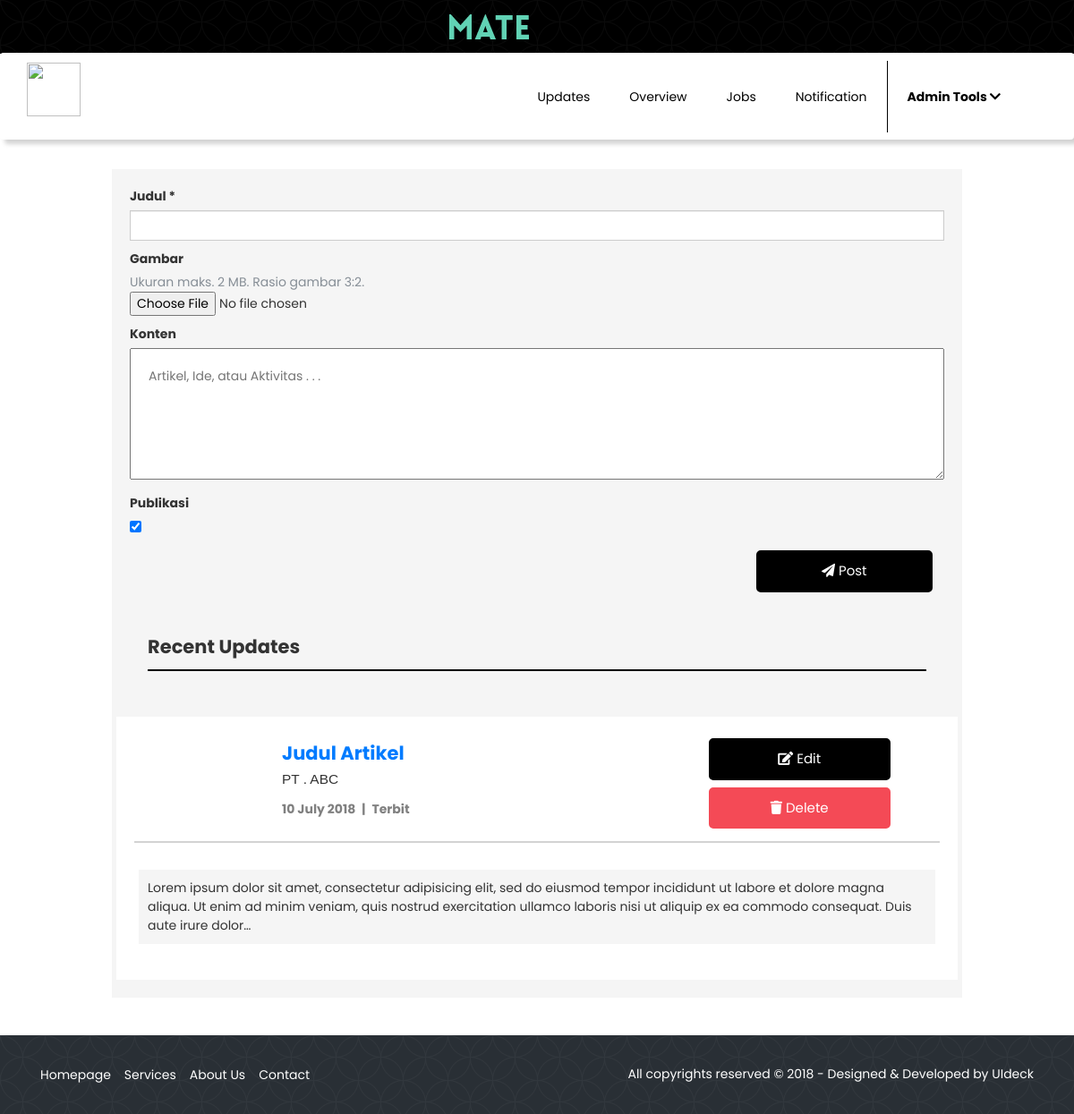
/CompanyMember/updates_page, run on the app's committed database.
### tables this page shows
CREATE TABLE `company_update` (
  `id_company_update` int(11) NOT NULL,
  `id_company` int(11) NOT NULL,
  `title` varchar(200) NOT NULL,
  `content` text,
  `image` varchar(100) DEFAULT NULL,
  `status` tinyint(1) NOT NULL DEFAULT '1' COMMENT '0: draft, 1: publish',
  `created_at` timestamp NOT NULL DEFAULT CURRENT_TIMESTAMP ON UPDATE CURRENT_TIMESTAMP
);

### application/controllers/CompanyMember.php (called while the page is built, shortened)
<?php
class CompanyMember extends CI_Controller
{
	public function __construct()
	{
		$this->load->helper('url');
		$this->load->helper('form');
		$this->load->library('form_validation');
		$this->load->library('session');
		$this->load->model('company_member_models/CompanyUpdatesModel');
		$this->load->model('company_member_models/CompanyJobVacancyModel');
	}
	public function updates_page()
	{
		$id_company = 1;
		$data['company_updates'] = $this->CompanyUpdatesModel->get_all($id_company);
		$data['company_name'] = "PT . ABC";
		$this->load->view('skin/front_end/header_company_page_topbar');
		$this->load->view('skin/front_end/navbar_company_page');
		$this->load->view('content_front_end/company_updates_page', $data);
		$this->load->view('skin/front_end/footer_company_page');
	}
}

### index.php (called while the page is built, shortened)
<?php
require_once BASEPATH.'core/CodeIgniter.php';

### application/models/company_member_models/CompanyUpdatesModel.php (called while the page is built, shortened)
<?php
	class CompanyUpdatesModel extends CI_Model
	{
		public function get_all($id_company)
		{
			$this->db->select('*');
			$this->db->from('company_update');
			$this->db->where('id_company', $id_company);
			$this->db->order_by('created_at', 'DESC');
			return $this->db->get()->result();
		}
	}

### application/helpers/custom_helper.php (called while the page is built, shortened)
<?php
function displayDate($date)
{
    if ($date != null && $date != '' && $date != '0000-00-00') {
        return date('d F Y', strtotime($date));
    }
    else{
        return "-";
    }
}
function displayCompanyUpdateStatus($status)
{
    if ($status == 0) {
        return "Konsep";
    }
    else{
        return "Terbit";
    }
}

### application/views/content_front_end/company_updates_page.php (the view, shortened to what this page needs)
<div class="container">
	<div class="row">
		<div class="col-lg-1"></div>
		<div class="col-lg-10" style="background: whitesmoke; padding: 20px; width: 100%;">
			<div class="row">
				<div class="col-md-12 add-company-updates">
					<form role="form" enctype="multipart/form-data" action="<?php echo site_url('company/updates/store');?>" method="POST" enctype="multipart/form-data">
						<div class="row">
							<div class="col-md-12">
								<div class="form-group">
									<label>Judul *</label>
									<input type="text" name="title" class="form-control" value="<?php echo set_value('title'); ?>" required>
								</div>
								<div class="form-group image-updates">
									<label>Gambar</label>
									<div class="text-muted">Ukuran maks. 2 MB. Rasio gambar 3:2.</div>
									<input type="file" name="image" accept="image/*" id="image-browse">
								</div>
								<div class="form-group">
									<label>Konten</label>
									<div class='box-body pad'>
										<textarea style="padding: 20px; width: 100%;" placeholder="Artikel, Ide, atau Aktivitas . . ." required name="content" rows="5"><?php
				                        ?></textarea>
				                        <br>
									</div>
				                </div>
								<div class="form-group">
									<label>Publikasi</label>
									<br>
									<input type="checkbox" name="status" value="1" <?php echo set_value('status')==1 ? "checked" : ""; echo empty(set_value('status')) ? "checked" : "" ?> >
								</div>
							</div>
						</div>
						<div class="row">
							<div class="col-md-12">
								<div class="col-md-3" style="float: right;">
									<button type="submit" class="button button1"><i class="fa fa-paper-plane"></i> Post</button>
								</div>
							</div>
						</div>
					</form>
				</div>
			</div>
			<br>
			<div class="row" style="background: whitesmoke; padding: 20px;">
				<div class="col-md-12">
					<strong style="font-size: 1.5em;">Recent Updates</strong>
					<hr style="border: solid 1px black;">
				</div>
			</div>
			<br>
			<div class="row company-updates">
				<?php
					if($company_updates != null) {
						foreach ($company_updates as $company_update):
				?>
				<div class="col-md-12 item">
					<div class="row">
						<div class="col-md-2 image-wrapper">
							<figure class="image-bg img-fulid" style="background-image: url('<?php echo base_url('asset/img/upload_img_company_updates/') . $company_update->image;?>');"></figure>
						</div>
						<div class="col-md-6 item-attribute">
							<strong class="company-update-title">
								<a href="<?php echo site_url('company/updates/detail/') . $company_update->id_company_update;?>">
									<?php echo $company_update->title; ?>
								</a>
							</strong>
							<p class="company-name">
								<?php echo $company_name; ?>
							</p>
							<strong class="text-gray">
								<?php
									echo displayDate($company_update->created_at);
									echo '<span class="space">|</span>'. displayCompanyUpdateStatus($company_update->status);
								?>
							</strong>
						</div>
						<div class="col-md-3" >
							<a href="<?php echo site_url('company/updates/edit/') . $company_update->id_company_update;?>" class="button button1">
								<i class="fa fa-edit"></i> Edit
							</a>
							<a href="#!" class="button button3" data-toggle="modal" data-target=".modal-delete" data-id="<?php echo $company_update->id_company_update;?>">
								<i class="fa fa-trash"></i> Delete
							</a>
						</div>
					</div>
					<hr class="lightgray-line">
					<div class="row" style="padding: 20px;">
						<div class="col-md-12 company-update-content">
							<?php echo character_limiter($company_update->content, 250); ?>
						</div>
					</div>
				</div>
				<?php
						endforeach;
					}
				?>
			</div>
		</div>
		<div class="col-lg-1"></div>
	</div>
	<br><br>
</div>

### application/views/skin/front_end/header_company_page_topbar.php (shortened to what this page needs)
<!DOCTYPE html>
<html lang="en">
  <head>
    <link href="<?php echo base_url('asset/bootstrap/css/bootstrap.min.css'); ?>" rel="stylesheet" type="text/css" />
    <link rel="stylesheet" type="text/css" href="<?php echo base_url('asset/Template Company Profile/css/bootstrap.min.css')?>">
    <link rel="stylesheet" href="https://use.fontawesome.com/releases/v5.1.0/css/all.css">
    <link rel="stylesheet" type="text/css" href="<?php echo base_url('asset/Template Company Profile/css/line-icons.css')?>">
    <link rel="stylesheet" type="text/css" href="<?php echo base_url('asset/Template Company Profile/css/owl.carousel.css?v='.rand().'')?>">
    <link rel="stylesheet" type="text/css" href="<?php echo base_url('asset/Template Company Profile/css/owl.theme.css?v='.rand().'')?>">
    <link rel="stylesheet" type="text/css" href="<?php echo base_url('asset/Template Company Profile/css/nivo-lightbox.css')?>">
    <link rel="stylesheet" type="text/css" href="<?php echo base_url('asset/Template Company Profile/css/magnific-popup.css')?>">
    <link rel="stylesheet" type="text/css" href="<?php echo base_url('asset/Template Company Profile/css/slicknav.css')?>">
    <link rel="stylesheet" type="text/css" href="<?php echo base_url('asset/Template Company Profile/css/animate.css')?>">
    <link rel="stylesheet" type="text/css" href="<?php echo base_url('asset/Template Company Profile/css/main.css?v='.rand().'')?>">
    <link rel="stylesheet" type="text/css" href="<?php echo base_url('asset/Template Company Profile/css/responsive.css')?>">
    <link rel="stylesheet" type="text/css" href="<?php echo base_url('asset/Template Company Profile/css/full-slider.css?v='.rand().'')?>">
    <link rel="stylesheet" type="text/css" href="<?php echo base_url('asset/css/datepicker/datepicker3.css'); ?>"/>
    <link href="<?php echo base_url('asset/css/company-member.css'); ?>" rel="stylesheet" type="text/css" />
  </head>
  <body background='light-gray'>
    <header id="hero-area" data-stellar-background-ratio="0.5">
      <div class="fixed-top" style="background: black; background-image: url(<?php echo base_url('asset/img/footer-bg-2.png')?>)">
        <div class="container">
          <div class="row">
            <div class="col-lg-12" style="text-align: center;">
              <a href="index.html"><img class="img-fulid" src="<?php echo base_url('asset/img/logo.png')?>" alt=""></a>
            </div>
          </div>
        </div>
      </div>
      <br><br>
    </header>

### application/views/skin/front_end/navbar_company_page.php (shortened to what this page needs)
<header style="z-index: 9999;" id="hero-area" data-stellar-background-ratio="0.5">
  <nav class="navbar navbar-expand-lg scrolling-navbar indigo" style="position: fixed; background: white; box-shadow: 5px 5px 5px lightgrey; width:100%; margin-top: 17px;">
    <div class="container">
      <div class="navbar-header" style="height: 85px;">
        <a href="index.html" class="navbar-brand">
          <img style="width: 60px; height: 60px; margin-top: 5px;" class="img-fulid" src="<?php echo base_url('asset/img/upload_img_slider/empty.png')?>" alt="">
        </a>
      </div>
      <div class="collapse navbar-collapse" id="main-navbar">
        <ul class="navbar-nav mr-auto w-100 justify-content-end">
          <li class="nav-item">
            <a class="nav-link page-scroll" href="<?php echo site_url('CompanyMember/updates_page'); ?>">Updates</a>
          </li>
          <li class="nav-item">
            <a class="nav-link page-scroll" href="<?php echo site_url('CompanyMember/overview_page'); ?>">Overview</a>
          </li>
          <li class="nav-item">
            <a class="nav-link page-scroll" href="<?php echo site_url('CompanyMember/jobs_page'); ?>">Jobs</a>
          </li>
          <li class="nav-item">
            <a class="nav-link page-scroll" href="#portfolios">Notification</a>
          </li>
          <li class="nav-item treeview dropdown" role="presentation" style="border-left: solid 1px black;">
            <a class="nav-link dropdown-toggle" data-toggle="dropdown" role="button" aria-haspopup="true" aria-expanded="false" href="">
              <strong>Admin Tools <i class="fa fa-chevron-down"></i></strong>
            </a>
          </li>
        </ul>
      </div>
    </div>
  </nav>
  <br><br><br><br><br><br><br>
</header>

### application/views/skin/front_end/footer_company_page.php (shortened to what this page needs)
    <footer style="background-image: url(<?php echo base_url('asset/img/footer-bg-2.png')?>)">
      <div class="container">
        <div class="row">
          <div class="col-lg-6 col-sm-6 col-xs-12">
            <ul class="footer-links">
              <li>
                <a href="#">Homepage</a>
              </li>
              <li>
                <a href="#">Services</a>
              </li>
              <li>
                <a href="#">About Us</a>
              </li>
              <li>
                <a href="#">Contact</a>
              </li>
            </ul>
          </div>
          <div class="col-lg-6 col-sm-6 col-xs-12">
            <div class="copyright">
              <p>All copyrights reserved &copy; 2018 - Designed & Developed by <a rel="nofollow" href="https://uideck.com">UIdeck</a></p>
            </div>
          </div>
        </div>
      </div>
    </footer>
  </body>
</html>

### asset/Template Company Profile/css/main.css (style rules this page uses)
body { font-family: 'Poppins', sans-serif; color: #333; font-size: 14px; font-weight: 400; background: #fff; overflow-x: hidden; }
html { overflow-x: hidden; }
p { font-size: 14px; line-height: 26px; }
a { -webkit-transition: all 0.2s linear; -moz-transition: all 0.2s linear; -o-transition: all 0.2s linear; transition: all 0.2s linear; }
ul { margin: 0; padding: 0; }
ul li { list-style: none; }
#hero-area { background-size: cover; color: #fff; overflow: hidden; position: relative; }
.navbar-brand { position: relative; padding: 0px; }
.indigo { background: transparent; }
.navbar-expand-lg .navbar-nav .nav-link { color: #fff; padding: 0 22px; margin-top: 20px; margin-bottom: 20px; line-height: 40px; border-radius: 30px; background: transparent; -webkit-transition: all 0.3s ease-in-out; -moz-transition: all 0.3s ease-in-out; transition: all 0.3s ease-in-out; }
.dropdown-toggle::after { display: none; }
.form-control { width: 100%; margin-bottom: 10px; padding: 14px; border-color: #fff; border-radius: 0px; color: #fff; background: transparent; font-size: 14px; -webkit-transition: all 0.3s; -moz-transition: all 0.3s; transition: all 0.3s; }
footer { background: #292f35; padding: 20px 0; }
.footer-links { line-height: 48px; }
.footer-links li { float: left; }
.footer-links li a { color: #fff; margin-right: 15px; transition: all 0.3s ease-in-out; -webkit-transition: all 0.3s ease-in-out; -moz-transition: all 0.3s ease-in-out; }
.copyright { margin-top: 10px; float: right; }
.copyright p { color: #fff; }
.copyright p a { color: #fff; }

### asset/css/company-member.css (style rules this page uses)
.button { background-color: #4CAF50; border: none; border-radius: 5px; width: 100%; color: white; padding: 10px 30px; text-align: center; text-decoration: none; display: inline-block; font-size: 15px; margin: 4px 2px; -webkit-transition-duration: 0.4s; transition-duration: 0.4s; cursor: pointer; }
.button1 { background-color: black; color: white; border: 2px solid black; }
.button3 { background-color: #f44a56; color: white; border: 2px solid #f44a56; }
.navbar-expand-lg .navbar-nav .nav-link { color: black; padding: 0 22px; margin-top: 20px; margin-bottom: 20px; line-height: 40px; border-radius: 30px; -webkit-transition: all 0.3s ease-in-out; -moz-transition: all 0.3s ease-in-out; transition: all 0.3s ease-in-out; }
.form-control { color: #333; border-color: #ccc; background-color: #fff; }
.image-bg { background-size: cover; background-position: center; background-repeat: no-repeat; }
.space { margin-left: 7px; margin-right: 7px; }
.company-updates { background-color: #fff; }
.company-updates .item { padding: 20px; }
.image-wrapper { padding-left: 20px; }
.company-updates .image-bg { width: 100%; height: 100px; }
.company-updates .item-attribute { padding: 5px; margin-left: 20px; }
.company-update-title { font-size: 1.5em; }
.company-name { font-size: 1.1em; font-family: sans-serif; }
.text-gray { color: gray; }
.lightgray-line { border: solid 1px lightgray; }
.company-update-content { background: whitesmoke; padding: 10px; }
figure { margin-bottom: 0px; }

### data on the page
company_update: title "Judul Artikel", created_at "10 July 2018", status "Terbit", content "Lorem ipsum dolor sit amet, consectetur adipisicing elit, sed do eiusmod tempor incididunt ut labore et dolore magna aliqua. Ut enim ad minim veniam, quis nostrud exercitation ullamco laboris nisi ut aliquip ex ea commodo consequat. Duis aute irure dolor…"
